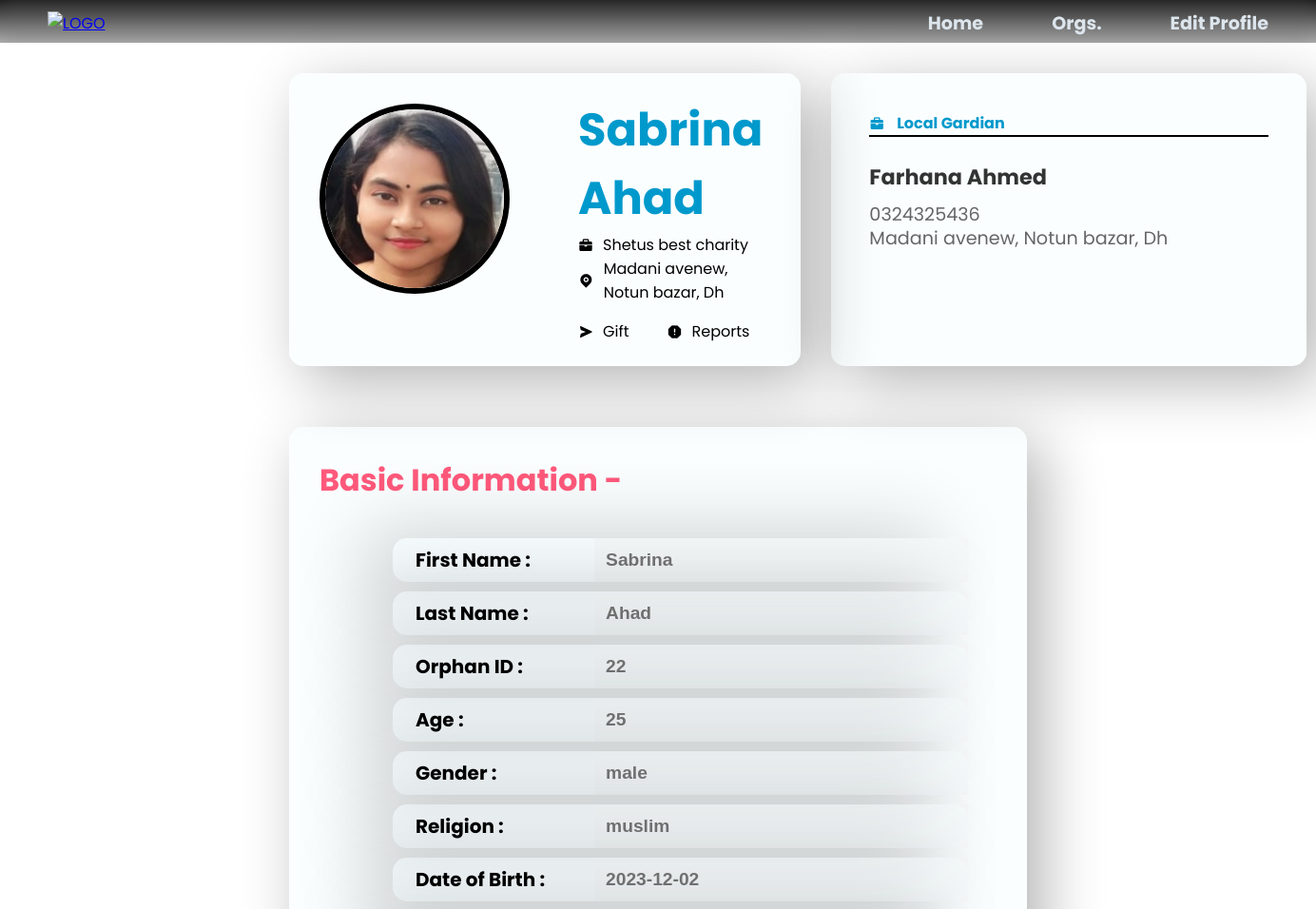
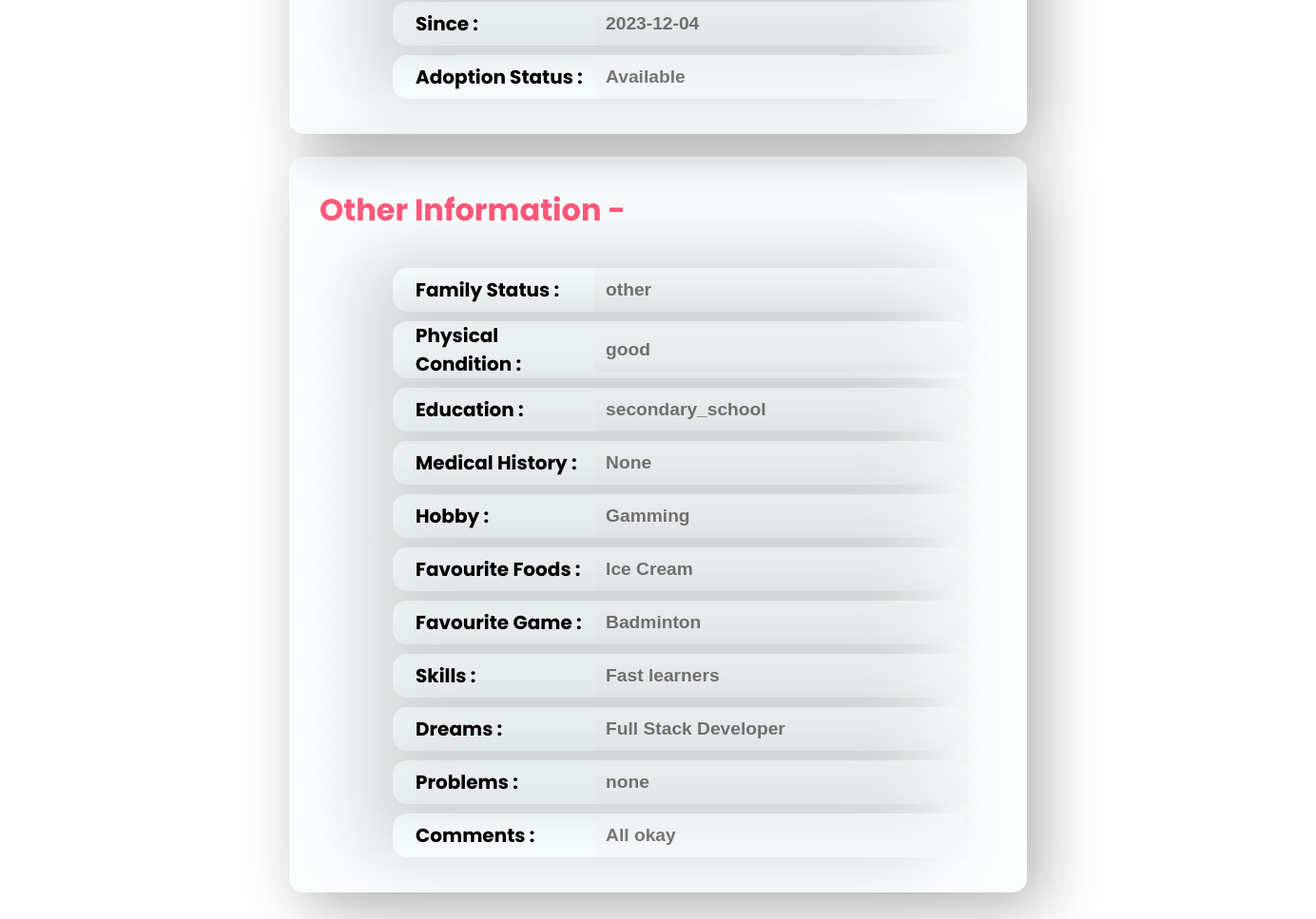
The page /Root/Orphanage/USER-PERSPECTIVE/O_UP_ORPHAN_PROFILE.php?orphan_id=22 (signed in) on the database its author committed (2 pictures, top to bottom).
### tables this page shows
CREATE TABLE `orphan_list` (
  `orphan_id` int(11) NOT NULL,
  `org_id` int(30) DEFAULT NULL,
  `guardian_id` int(11) DEFAULT NULL,
  `first_name` varchar(30) DEFAULT NULL,
  `last_name` varchar(30) DEFAULT NULL,
  `age` int(11) DEFAULT NULL,
  `gender` varchar(10) DEFAULT NULL,
  `religion` varchar(15) DEFAULT NULL,
  `date_of_birth` date DEFAULT NULL,
  `since` date DEFAULT NULL,
  `family_status` varchar(30) DEFAULT NULL,
  `physical_condition` varchar(30) DEFAULT NULL,
  `education_level` varchar(30) DEFAULT NULL,
  `medical_history` varchar(100) DEFAULT NULL,
  `hobby` varchar(30) DEFAULT NULL,
  `favorite_food` varchar(30) DEFAULT NULL,
  `favorite_game` varchar(30) DEFAULT NULL,
  `skills` text DEFAULT NULL,
  `dreams` text DEFAULT NULL,
  `problems` text DEFAULT NULL,
  `other_comments` text DEFAULT NULL,
  `orphan_image` varchar(255) DEFAULT NULL,
  `adoption_status` enum('0','1') NOT NULL DEFAULT '0',
  `removed_status` enum('0','1') NOT NULL DEFAULT '0'
);

CREATE TABLE `org_list` (
  `org_id` int(11) NOT NULL,
  `org_name` varchar(30) DEFAULT NULL,
  `acc_id` int(11) NOT NULL,
  `org_description` text DEFAULT NULL,
  `org_email` varchar(30) DEFAULT NULL,
  `org_phone` varchar(20) DEFAULT NULL,
  `org_website` varchar(30) DEFAULT NULL,
  `org_logo` varchar(255) DEFAULT NULL,
  `established` date DEFAULT NULL,
  `org_location` varchar(30) DEFAULT NULL,
  `org_vision` varchar(30) DEFAULT NULL,
  `org_reviews` decimal(2,2) DEFAULT NULL
);

CREATE TABLE `local_orphan_guardian` (
  `guardian_id` int(11) NOT NULL,
  `guardian_name` varchar(30) DEFAULT NULL,
  `guardian_contact` varchar(30) DEFAULT NULL,
  `guardian_location` varchar(30) DEFAULT NULL
);

### Root/Orphanage/USER-PERSPECTIVE/UP_ORPHAN_PROFILE_BE.php (called while the page is built, shortened)
<?php
    include('/xampp/htdocs/DBMS_Project_Organized_One/Includes/db_con.php');
    if (isset($_GET['orphan_id'])) {
        $orphanId = mysqli_real_escape_string($con, $_GET['orphan_id']);
        $fetchOrphanQuery = "SELECT * FROM orphan_list WHERE orphan_id = $orphanId";
        $result = mysqli_query($con, $fetchOrphanQuery);
        if (mysqli_num_rows($result) == 1 ) {
            $row = mysqli_fetch_assoc($result);
            $org_id = $row['org_id'];
            $first_name = $row['first_name'];
            $last_name = $row['last_name'];
            $age = $row['age'];
            $gender = $row['gender'];
            $religion = $row['religion'];
            $guardian_id = $row['guardian_id'];
            $date_of_birth = $row['date_of_birth'];
            $since = $row['since'];
            $family_status = $row['family_status'];
            $physical_condition = $row['physical_condition'];
            $education_level = $row['education_level'];
            $medical_history = $row['medical_history'];
            $hobby = $row['hobby'];
            $favorite_food = $row['favorite_food'];
            $favorite_game = $row['favorite_game'];
            $skills = $row['skills'];
            $dreams = $row['dreams'];
            $problems = $row['problems'];
            $other_comments = $row['other_comments'];
            $orphan_image = $row['orphan_image'];
            $adoption_status = $row['adoption_status'];
            $query2 = "SELECT org_name, org_location, org_phone FROM org_list WHERE org_id = $org_id";
            $result2 = mysqli_query($con, $query2);
            if (mysqli_num_rows($result2) == 1 ) {
                $row2 = mysqli_fetch_assoc($result2);
                $org_name = $row2['org_name'];
                $org_location = $row2['org_location'];
            }
            $query3 = "SELECT * FROM local_orphan_guardian WHERE guardian_id = $guardian_id";
            $result3 = mysqli_query($con, $query3);
            if (mysqli_num_rows($result3) == 1 ) {
                $row3 = mysqli_fetch_assoc($result3);
                $guardian_name = $row3['guardian_name'];
                $guardian_contact = $row3['guardian_contact'];
                $guardian_location = $row3['guardian_location'];
            }
        }   else {
            echo 'Orphan profile not found.';
        }
    }   else {
            echo "error";
    }
?>

### Root/Orphanage/USER-PERSPECTIVE/O_UP_ORPHAN_PROFILE.php (the view, shortened to what this page needs)
<?php
    include("/xampp/htdocs/DBMS_Project_Organized_One/Root/Orphanage/USER-PERSPECTIVE/UP_ORPHAN_PROFILE_BE.php");
?>
<!DOCTYPE html>
<html lang="en">
<head>
    <link rel="stylesheet" href="fonts/remixicon.css">
    <link href='https://unpkg.com/boxicons@2.1.4/css/boxicons.min.css' rel='stylesheet'>
    <link href="https://cdn.jsdelivr.net/npm/remixicon@3.5.0/fonts/remixicon.css" rel="stylesheet"/>
    <link rel="stylesheet" href="https://cdn.jsdelivr.net/npm/swiper@10/swiper-bundle.min.css"/>
    <link rel="stylesheet" href="/Root/Orphanage/ORPHAN_PROFILE_STYLE.css">
</head>
<body>
        <header class="header">
            <nav>
                <div class="logo">
                <a href="/Root/Home_Page/O_HOME.php"><img src="/Root/Landing_Page/LOGO_NoBackground.png" alt="LOGO"></a>
                </div>
                <div class="links">
                <ul>
                    <li><a href="/Root/Home_Page/O_HOME.php">Home</a></li>
                    <li><a href="/Root/Org_Page/O_ORG.php">Orgs.</a></li>
                    <li><a href="/Root/Dashboards/Own-Profiles/Org/EDIT_PROFILE.php" class="edit_profile">Edit Profile</a></li>
                </ul>
                </div>
            </nav>
        </header>
    <div class="container">
        <div class="left_portion">
            <div class="userDetails1">
                <div>
                    <img src= "../<?php echo $orphan_image ?>" alt="profile" width="250px" height="250px">
                </div>
                <div class="userDetails">
                    <div class="userName">
                        <h1><?php echo $first_name, " " ,$last_name ?></h1>
                    </div>
                    <div class="map">
                        <i class='bx bxs-briefcase'></i>
                        <p><?php echo $org_name ?></p>
                    </div>
                    <div class="map">
                        <i class="ri-map-pin-fill ri"></i>
                        <p><?php echo $org_location ?></p>
                    </div>
                    <div class="inner_container">
                        <div class="map">
                            <i class='bx bxs-send'></i>
                            <p>Gift</p>
                        </div>
                        <div class="map">
                            <i class='bx bxs-error-alt'></i>
                            <p>Reports</p>
                        </div>
                    </div>
                </div>
            </div>
            <div class="work">
                <div class="tabs">
                    <i class='bx bxs-briefcase'></i>
                    <p>Local Gardian</p>
                </div>
                <div class="primary">
                    <h1><?php echo $guardian_name ?></h1>
                    <p><?php echo $guardian_contact ?></p>
                    <p><?php echo $guardian_location ?></p>
                </div>
            </div>
        </div>
        <div class="right_portion">
            <div class="plate">
                <h1 class="heading">Basic Information -</h1>
                <div class="info_box">
                    <div class="top">
                        <div class="cel">
                            <label>First Name :</label>
                            <input placeholder="<?php echo $first_name ?>" disabled>
                        </div>
                        <div class="cel">
                            <label>Last Name :</label>
                            <input placeholder="<?php echo $last_name ?>" disabled>
                        </div>
                        <div class="cel">
                            <label>Orphan ID :</label>
                            <input placeholder="<?php echo $orphanId ?>" disabled>
                        </div>
                        <div class="cel">
                            <label>Age :</label>
                            <input placeholder="<?php echo $age ?>" disabled>
                        </div>
                        <div class="cel">
                            <label>Gender :</label>
                            <input placeholder="<?php echo $gender ?>" disabled>
                        </div>
                        <div class="cel">
                            <label>Religion :</label>
                            <input placeholder="<?php echo $religion ?>" disabled>
                        </div>
                        <div class="cel">
                            <label>Date of Birth :</label>
                            <input placeholder="<?php echo $date_of_birth ?>" disabled>
                        </div>
                        <div class="cel">
                            <label>Since :</label>
                            <input placeholder="<?php echo $since ?>" disabled>
                        </div>
                        <div class="cel">
                            <label>Adoption Status :</label>
                            <?php
                                if($adoption_status == '1'){
                                    $adoption_status = 'Adopted';
                                } else {
                                    $adoption_status = 'Available';
                                }
                            ?>
                            <input placeholder="<?php echo $adoption_status ?>" disabled>
                        </div>
                    </div>
                </div>
            </div>
            <div class="plate">
                <h1 class="heading">Other Information -</h1>
                <div class="info_box">
                    <div class="top">
                        <div class="cel">
                            <label>Family Status :</label>
                            <input placeholder="<?php echo $family_status ?>" disabled>
                        </div>
                        <div class="cel">
                            <label>Physical Condition :</label>
                            <input placeholder="<?php echo $physical_condition ?>" disabled>
                        </div>
                        <div class="cel">
                            <label>Education :</label>
                            <input placeholder="<?php echo $education_level ?>" disabled>
                        </div>
                        <div class="cel">
                            <label>Medical History :</label>
                            <input placeholder="<?php echo $medical_history ?>" disabled>
                        </div>
                        <div class="cel">
                            <label>Hobby :</label>
                            <input placeholder="<?php echo $hobby ?>" disabled>
                        </div>
                        <div class="cel">
                            <label>Favourite Foods :</label>
                            <input placeholder="<?php echo $favorite_food ?>" disabled>
                        </div>
                        <div class="cel">
                            <label>Favourite Game :</label>
                            <input placeholder="<?php echo $favorite_game ?>" disabled>
                        </div>
                        <div class="cel">
                            <label>Skills :</label>
                            <input placeholder="<?php echo $skills ?>" disabled>
                        </div>
                        <div class="cel">
                            <label>Dreams :</label>
                            <input placeholder="<?php echo $dreams ?>" disabled>
                        </div>
                        <div class="cel">
                            <label>Problems :</label>
                            <input placeholder="<?php echo $problems ?>" disabled>
                        </div>
                        <div class="cel">
                            <label>Comments :</label>
                            <input placeholder="<?php echo $other_comments ?>" disabled>
                        </div>
                    </div>
                </div>
            </div>
        </div>
    </div>
</body>
</html>

### Root/Orphanage/ORPHAN_PROFILE_STYLE.css (style rules this page uses)
:root { --text-dark: #18181b; --white: #ffffff; --color1: #DDE6ED; --color2: #27374D; --color3: #526D82; --color4: #FF597B; --color5: #f3254e; --color6: #62CDFF; --color7: #0099cc; --color8: #33ccff; --f3-color: rgba(0, 0, 0, 0.8); --bg1-color: #fff; --bg2-color: #000; --l-fs: 1.4rem; --m-fs: 1.2rem; --m-1-8: 1.8rem; --m-0-6: 0.6rem; --p-2-5: 2.5rem; --p-1-5: 1.5rem; }
* { padding: 0; margin: 0; box-sizing: border-box; }
body { scroll-behavior: smooth; font-family: "Poppins", sans-serif; }
.header { background-image: linear-gradient( to bottom, rgba(0, 0, 0, 0.9), rgba(0, 0, 0, 0.3) ), url("/Root/Landing_Page/bg_4.jpg"); background-position: center center; background-size: cover; background-repeat: no-repeat; }
.header nav { max-width: 100%; margin: 0; padding: 10px 50px 6px 50px; display: flex; align-items: center; justify-content: space-between; backdrop-filter: blur(10px); }
.header nav .logo img { flex: 1; width: 160px; transition: .4s; cursor: pointer; }
.header nav .links ul { list-style: none; display: flex; align-items: center; }
.header nav .links a { margin-left: 4.5rem; display: inline-block; font-size: 1.2rem; font-weight: bolder; color: var(--color1); transition: 0.5s; text-decoration: none; }
.container { display: flex; flex-direction: column; justify-content: center; margin: 2rem 19rem; }
.container .left_portion { display: flex; gap: 2rem; background: rgba(255, 255, 255, .8); backdrop-filter: blur(10px); border-radius: 15px; box-shadow: 0 0 25px rgba(255, 255, 255, 0.5); width: -webkit-fill-available; }
.container .left_portion img { width: 12.5rem; height: 12.5rem; border: 6px solid black; border-radius: 50%; margin: 2rem; }
.container .left_portion .userDetails { width: -webkit-fill-available; display: flex; flex-direction: column; justify-content: center; margin: var(--p-1-5) var(--p-2-5); }
.container .left_portion .userDetails1 { display: flex; justify-content: center; background-color: #dbf4ff21; box-shadow: 1rem 1rem 4rem rgba(0, 0, 0, 0.3); border-radius: 15px; width: -webkit-fill-available; }
.container .left_portion .userDetails .userName h1 { font-size: 3rem; color: var(--color7); }
.container .left_portion .userDetails .map { display: flex; align-items: center; gap: 10px; }
.container .left_portion .userDetails .inner_container { display: flex; align-items: center; gap: 2.5rem; margin-top: 1rem; }
.container .left_portion .work { min-width: 500px; padding: 2.5rem; background-color: #dbf4ff21; box-shadow: 1rem 1rem 4rem rgba(0, 0, 0, 0.3); border-radius: 15px; }
.container .left_portion .work .tabs { display: flex; font-weight: 700; color: var(--color7); border-bottom: 2px solid black; margin-bottom: 25px; gap: .8rem; align-items: center; }
.container .left_portion .work .primary h1 { font-size: var(--l-fs); color: var(--f3-color); margin-bottom: var(--m-0-6); }
.container .left_portion .work .primary p { font-size: var(--m-fs); color: rgba(0, 0, 0, 0.6); line-height: 1.6rem; }
.container .right_portion { display: flex; flex-direction: column; }
.container .right_portion .plate { background-color: #dbf4ff21; box-shadow: 1rem 1rem 4rem rgba(0, 0, 0, 0.3); margin-bottom: 1.5rem; border-radius: 15px; }
.container .right_portion h1 { color: var(--color4); margin: 2rem; }
.container .right_portion .info_box { display: flex; flex-direction: row; margin-bottom: 2rem; font-size: 20px; padding-left: 2.5rem; align-items: center; }
.container .right_portion .info_box .top { margin-left: 4rem; display: flex; flex-direction: column; width: 95%; }
.container .right_portion .info_box .cel { width: 90%; display: flex; align-items: center; background-color: #dbf4ff21; box-shadow: -2rem -0.5rem 5rem rgba(0, 0, 0, 0.2); margin: 5px; justify-content: space-between; border-radius: 15px; }
.cel label { width: 250px; font-weight: bold; display: block; margin-left: 1.5rem; }
.cel input { width: 85%; height: 46px; padding: 12px; font-size: 1.2rem; font-weight: 600; border: none; box-sizing: border-box; justify-content: right; color: var(--text-dark); }

### rows shown on the page
orphan_list: orphan_image (picture), first_name "Sabrina", last_name "Ahad", age "25", gender "male", religion "muslim", date_of_birth "2023-12-02", since "2023-12-04", adoption_status "Available", family_status "other", physical_condition "good", education_level "secondary_school", medical_history "None", hobby "Gamming", favorite_food "Ice Cream", favorite_game "Badminton", skills "Fast learners", dreams "Full Stack Developer", problems "none", other_comments "All okay"
org_list: org_name "Shetus best charity", org_location "Madani avenew, Notun bazar, Dh"
local_orphan_guardian: guardian_name "Farhana Ahmed", guardian_contact "0324325436", guardian_location "Madani avenew, Notun bazar, Dh"
